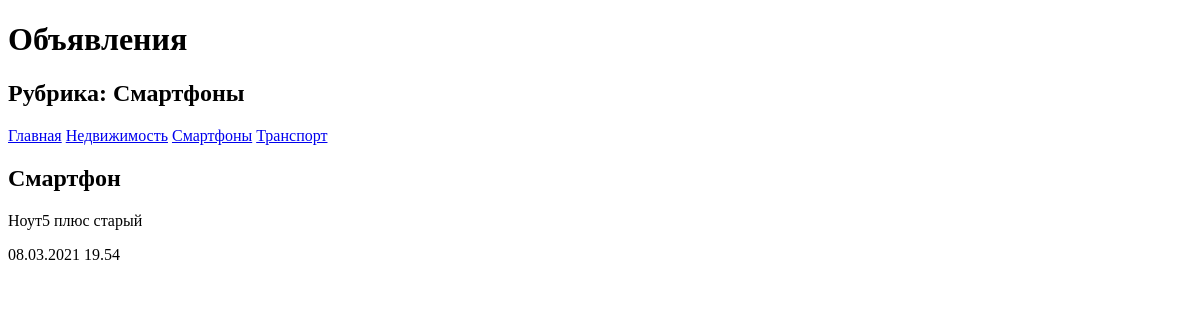
The page /bboard/3/ on the database as committed earlier.
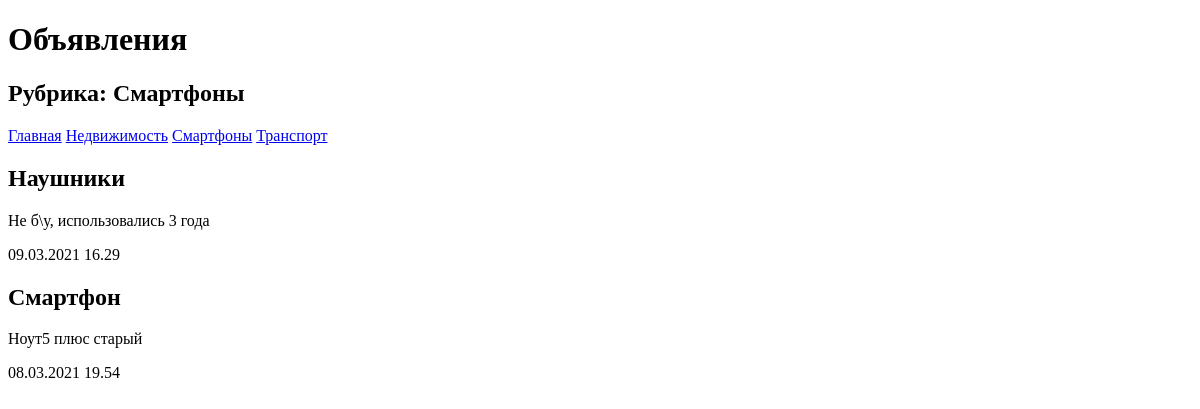
The same page on the database as committed later.
### bboard/models.py (models this page shows, shortened)
class Rubric(models.Model):
    name = models.CharField(max_length=20, db_index=True, verbose_name='Название')
    class Meta:
        verbose_name = 'Рубрика'
        verbose_name_plural = 'Рубрики'
        ordering = ['name']

class Bb(models.Model):
    title = models.CharField(max_length=50, verbose_name='Товар')
    content = models.TextField(null=True, blank=True, verbose_name='Описание')
    price = models.FloatField(null=True, blank=True, verbose_name='Цена')
    published = models.DateTimeField(auto_now_add=True, db_index=True, verbose_name='Опубликовано')
    rubric = models.ForeignKey('Rubric', null=True, on_delete=models.PROTECT, verbose_name='Рубрика')
    class Meta:
        verbose_name_plural = 'Объявления'
        verbose_name = 'Объявление'
        ordering = ['-published']

### bboard/views.py (the view)
# urls.py: path('<int:rubric_id>/', by_rubric, name='by_rubric'),
def by_rubric(request, rubric_id):
    bbs = Bb.objects.filter(rubric=rubric_id)
    rubrics = Rubric.objects.all()
    current_rubric = Rubric.objects.get(pk=rubric_id)
    context = {'bbs': bbs, 'rubrics': rubrics, 'current_rubric': current_rubric}
    return render(request, 'bboard/by_rubric.html', context)

### bboard/templates/bboard/by_rubric.html (shortened to what this page needs)
<!DOCTYPE html>
<html lang="en">
<head>
</head>
<body>
    <h1>Объявления</h1>
    <h2>Рубрика: {{ current_rubric.name }}</h2>
    <div>
        <a href="/bboard/">Главная</a>
        {% for rubric in rubrics %}
            <a href="/bboard/{{ rubrick.pk }}/">{{ rubric.name }}</a>
        {% endfor %}
    </div>
    {% for bb in bbs %}
    <div>
        <h2>{{ bb.title }}</h2>
        <p>{{ bb.content }}</p>
        <p>{{ bb.published|date:"d.m.Y H.i" }}</p>
    </div>
    {% endfor %}
</body>
</html>

Rows that differ between the two databases and show on the page:
added Bb: title "Наушники", content "Не б\\у, использовались 3 года", published "09.03.2021 16.29"
